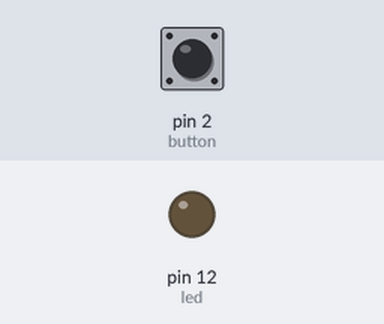
A sketch run on a simulated Arduino Uno, built with avr-gcc and run on an emulated ATmega328P. On the bench: output pins drawn as LEDs (lit = HIGH). Dashed ring = blinking. Inputs (shaded band) come from the test bench; at power-on: pin 2 (button) LOW.

Above: at 1.2 s.
1.3 s: pin 2 (button) pulled HIGH for 1 s
At 1.6 s:
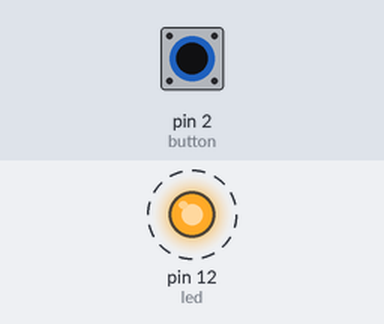
3.8 s: pin 2 (button) pulled HIGH for 0.15 s
At 4.3 s:
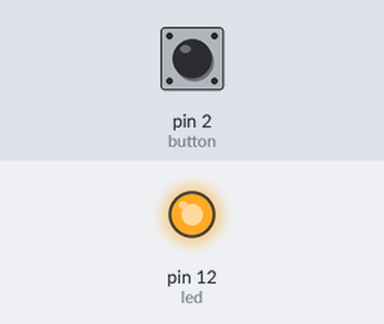
5.4 s: pin 2 (button) pulled HIGH for 3.2 s
At 5.7 s:
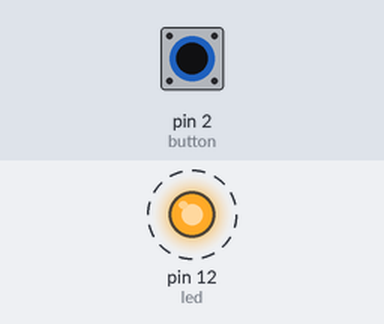
Timing chart, 0 to 9.9 s (numbered marks = the images above; inputs shaded):
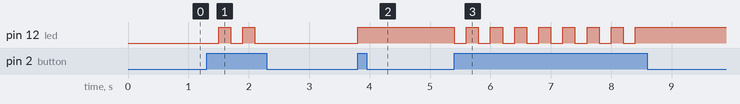

The sketch:

button-full-yakma.ino
```cpp
#define led 12
#define button 2
bool durum = false;
void setup() {

 pinMode(button, INPUT);
 pinMode(led, OUTPUT);
 Serial.begin(9600);
 durum = false;

}

void loop() {

  int kontrol = digitalRead(button);

  if(kontrol == HIGH){

    if(durum == true){
      digitalWrite(led, HIGH);
      durum = false;
      delay(200);
    }
    else if(durum == false){
      digitalWrite(led, LOW);
      durum = true;
      delay(200);
    }

  }

}
```

Measured:
- after the input at 1.3 s, pin 12 (led): alternates HIGH for 0.20 s and LOW for 0.20 s, 4 changes in all, then stays LOW, starting after 0.20 s
- after the input at 3.8 s, pin 12 (led): LOW → HIGH at once
- after the input at 5.4 s, pin 12 (led): alternates HIGH for 0.20 s and LOW for 0.20 s, 16 changes in all, then stays HIGH, starting at once
